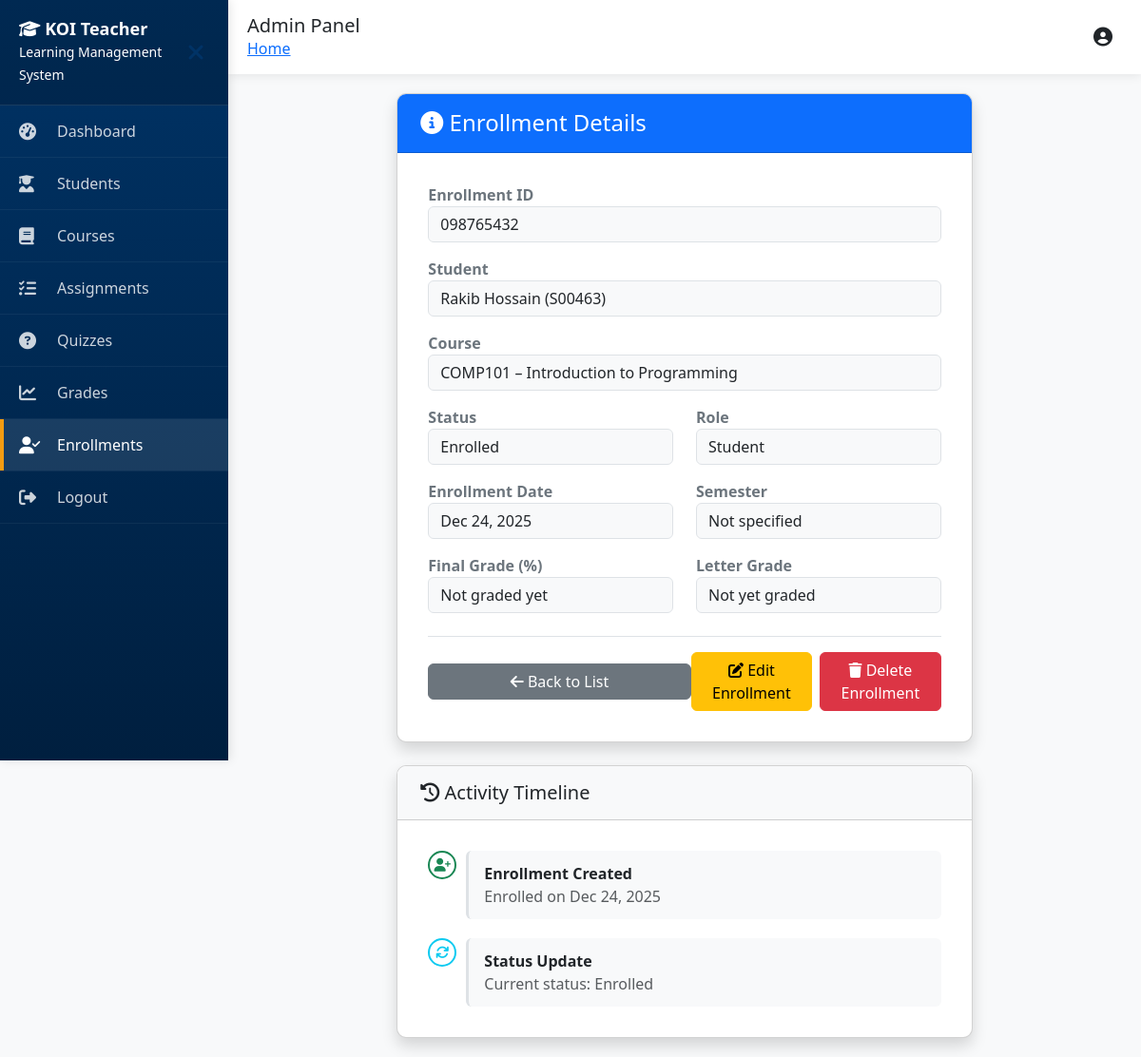
Before: /adminapp/enrollments/23/ with the older database file.
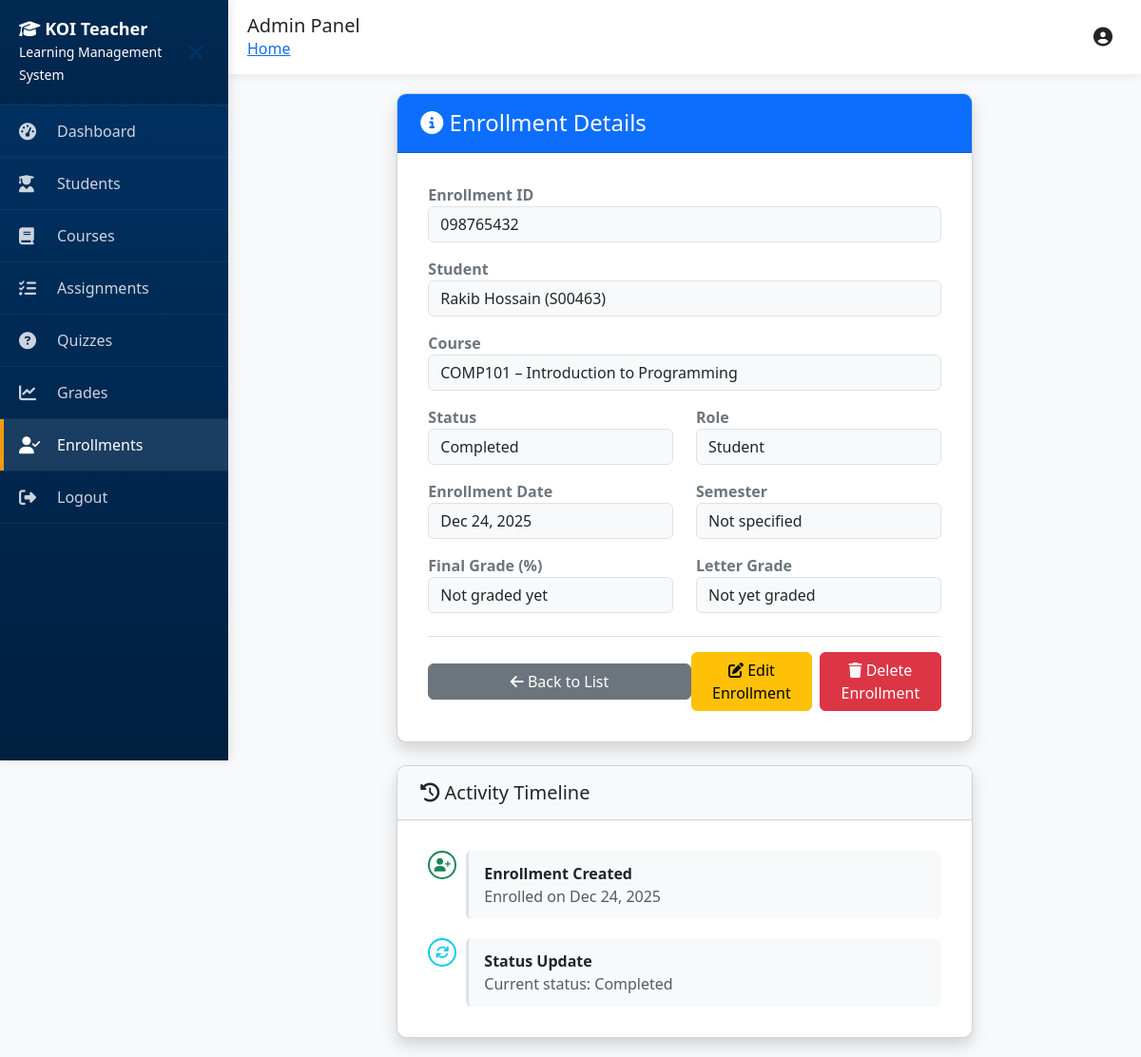
After: the same page with the newer database file.
### lms_core/models.py (models this page shows, shortened)
class Enrollment(models.Model):
    enrollment_id = models.CharField(max_length=20, unique=True)
    student = models.ForeignKey(Student, on_delete=models.CASCADE, related_name='enrollments')
    course = models.ForeignKey(Course, on_delete=models.CASCADE, related_name='enrollments')
    enrollment_date = models.DateField()
    role = models.CharField(max_length=20, default='Student')
    status = models.CharField(max_length=20, default='Enrolled')
    final_grade = models.DecimalField(max_digits=5, decimal_places=2, null=True, blank=True)
    class Meta:
        unique_together = ['student', 'course']
        ordering = ['-enrollment_date']

class Student(models.Model):
    user = models.OneToOneField(User, on_delete=models.CASCADE, related_name='student_profile')
    student_id = models.CharField(max_length=20, unique=True)
    phone = models.CharField(max_length=20, blank=True)
    date_of_birth = models.DateField(null=True, blank=True)
    program = models.CharField(max_length=100)
    enrollment_date = models.DateField(default=timezone.now)  # <- default added
    status = models.CharField(max_length=20, default='Active')
    gpa = models.DecimalField(max_digits=3, decimal_places=2, default=0.0)
    address = models.TextField(blank=True)
    postcode = models.CharField(max_length=10, blank=True)
    state = models.CharField(max_length=10, blank=True)
    international = models.BooleanField(default=False)
    scholarship = models.BooleanField(default=False)
    class Meta:
        ordering = ['student_id']

class Course(models.Model):
    course_id = models.CharField(max_length=50, unique=True)
    course_code = models.CharField(max_length=20)
    course_name = models.CharField(max_length=200)
    instructor = models.CharField(max_length=100)
    term = models.CharField(max_length=50)
    level = models.IntegerField()
    credits = models.IntegerField()
    department = models.CharField(max_length=50)
    max_students = models.IntegerField(default=50)
    enrolled_count = models.IntegerField(default=0)
    mode = models.CharField(max_length=20, default='On-campus')
    start_date = models.DateField()
    end_date = models.DateField()
    description = models.TextField()
    class Meta:
        ordering = ['course_code', 'term']

### adminapp/views.py (the view)
# urls.py: path("enrollments/<int:pk>/", views.enrollment_detail, name="enrollment_detail"),
def enrollment_detail(request, pk):
    enrollment = Enrollment.objects.get(pk=pk)
    return render(request, "adminapp/enrollments/detail.html", {"enrollment": enrollment})

### adminapp/templates/adminapp/enrollments/detail.html (shortened to what this page needs)
{% extends 'adminapp/base.html' %}
{% load static %}
{% block content %}
<div class="row justify-content-center">
    <div class="col-12 col-lg-10 col-xl-8">
        <div class="card shadow mb-4">
            <div class="card-header bg-primary text-white">
                <h4 class="mb-0">
                    <i class="fas fa-info-circle"></i> Enrollment Details
                </h4>
            </div>
            <div class="card-body">
                <div class="mb-3">
                    <label class="fw-bold text-secondary">Enrollment ID</label>
                    <div class="form-control bg-light">{{ enrollment.enrollment_id }}</div>
                </div>
                <div class="mb-3">
                    <label class="fw-bold text-secondary">Student</label>
                    <div class="form-control bg-light">
                        {{ enrollment.student.user.get_full_name }}
                        ({{ enrollment.student.student_id }})
                    </div>
                </div>
                <div class="mb-3">
                    <label class="fw-bold text-secondary">Course</label>
                    <div class="form-control bg-light">
                        {{ enrollment.course.course_code }} – {{ enrollment.course.course_name }}
                    </div>
                </div>
                <div class="row mb-3">
                    <div class="col-12 col-md-6 mb-3 mb-md-0">
                        <label class="fw-bold text-secondary">Status</label>
                        <div class="form-control bg-light">{{ enrollment.status }}</div>
                    </div>
                    <div class="col-12 col-md-6">
                        <label class="fw-bold text-secondary">Role</label>
                        <div class="form-control bg-light">{{ enrollment.role }}</div>
                    </div>
                </div>
                <div class="row mb-3">
                    <div class="col-12 col-md-6">
                        <label class="fw-bold text-secondary">Enrollment Date</label>
                        <div class="form-control bg-light">
                            {{ enrollment.enrollment_date|date:"M d, Y" }}
                        </div>
                    </div>
                    <div class="col-12 col-md-6 mt-3 mt-md-0">
                        <label class="fw-bold text-secondary">Semester</label>
                        <div class="form-control bg-light">
                            {{ enrollment.course.semester|default:"Not specified" }}
                        </div>
                    </div>
                </div>
                <div class="row mb-3">
                    <div class="col-12 col-md-6 mb-3 mb-md-0">
                        <label class="fw-bold text-secondary">Final Grade (%)</label>
                        <div class="form-control bg-light">
                            {% if enrollment.final_grade %}
                                {{ enrollment.final_grade }}%
                            {% else %}
                                Not graded yet
                            {% endif %}
                        </div>
                    </div>
                    <div class="col-12 col-md-6">
                        <label class="fw-bold text-secondary">Letter Grade</label>
                        <div class="form-control bg-light">
                            {% if enrollment.final_grade %}
                                {% if enrollment.final_grade >= 85 %}HD - High Distinction
                                {% elif enrollment.final_grade >= 75 %}D - Distinction
                                {% elif enrollment.final_grade >= 65 %}C - Credit
                                {% elif enrollment.final_grade >= 50 %}P - Pass
                                {% else %}F - Fail{% endif %}
                            {% else %}
                                Not yet graded
                            {% endif %}
                        </div>
                    </div>
                </div>
                <div class="d-flex flex-column flex-md-row justify-content-between align-items-center mt-4 pt-3 border-top">
                    <a href="{% url 'enrollment_list' %}" class="btn btn-secondary mb-3 mb-md-0 w-100 w-md-auto">
                        <i class="fas fa-arrow-left"></i> Back to List
                    </a>
                    <div class="d-flex flex-column flex-md-row gap-2 w-100 w-md-auto">
                        <a href="{% url 'enrollment_edit' enrollment.pk %}" class="btn btn-warning w-100 w-md-auto">
                            <i class="fas fa-edit"></i> Edit Enrollment
                        </a>
                        <a href="{% url 'enrollment_delete' enrollment.pk %}" class="btn btn-danger w-100 w-md-auto">
                            <i class="fas fa-trash"></i> Delete Enrollment
                        </a>
                    </div>
                </div>
            </div>
        </div>
        <div class="card shadow">
            <div class="card-header bg-light">
                <h5 class="mb-0"><i class="fas fa-history"></i> Activity Timeline</h5>
            </div>
            <div class="card-body">
                <div class="timeline">
                    <div class="timeline-item">
                        <i class="fas fa-user-plus text-success"></i>
                        <div class="timeline-content">
                            <div class="fw-bold">Enrollment Created</div>
                            <div class="text-muted">Enrolled on {{ enrollment.enrollment_date|date:"M d, Y" }}</div>
                        </div>
                    </div>
                    <div class="timeline-item">
                        <i class="fas fa-sync text-info"></i>
                        <div class="timeline-content">
                            <div class="fw-bold">Status Update</div>
                            <div class="text-muted">Current status: {{ enrollment.status }}</div>
                        </div>
                    </div>
                </div>
            </div>
        </div>
    </div>
</div>
{% endblock %}

### adminapp/templates/adminapp/base.html (shortened to what this page needs)
<!DOCTYPE html>
<html lang="en">
<head>
    <link href="https://cdn.jsdelivr.net/npm/bootstrap@5.3.0/dist/css/bootstrap.min.css" rel="stylesheet">
    <link rel="stylesheet" href="https://cdnjs.cloudflare.com/ajax/libs/font-awesome/6.4.0/css/all.min.css">
</head>
<body>
    <div class="sidebar" id="sidebar">
        <div class="sidebar-header">
            <div>
                <h4><i class="fas fa-graduation-cap"></i> KOI Teacher</h4>
                <small>Learning Management System</small>
            </div>
            <button class="menu-toggle d-none d-md-block" id="sidebarToggle">
                <i class="fas fa-times"></i>
            </button>
        </div>
        <ul class="sidebar-menu">
            <li>
                <a href="{% url 'admin_dashboard' %}" class="{% if request.resolver_match.url_name == 'admin_dashboard' %}active{% endif %}">
                    <i class="fas fa-tachometer-alt"></i>
                    <span>Dashboard</span>
                </a>
            </li>
            <li>
                <a href="{% url 'student_list' %}" class="{% if 'student' in request.path %}active{% endif %}">
                    <i class="fas fa-user-graduate"></i>
                    <span>Students</span>
                </a>
            </li>
            <li>
                <a href="{% url 'course_list' %}" class="{% if 'course' in request.path %}active{% endif %}">
                    <i class="fas fa-book"></i>
                    <span>Courses</span>
                </a>
            </li>
            <li>
                <a href="{% url 'assignment_list' %}" class="{% if 'assignment' in request.path %}active{% endif %}">
                    <i class="fas fa-tasks"></i>
                    <span>Assignments</span>
                </a>
            </li>
            <li>
                <a href="{% url 'quiz_list' %}" class="{% if 'quiz' in request.path %}active{% endif %}">
                    <i class="fas fa-question-circle"></i>
                    <span>Quizzes</span>
                </a>
            </li>
            <li>
                <a href="{% url 'grade_list' %}" class="{% if 'grade' in request.path %}active{% endif %}">
                    <i class="fas fa-chart-line"></i>
                    <span>Grades</span>
                </a>
            </li>
            <li>
                <a href="{% url 'enrollment_list' %}" class="{% if 'enrollment' in request.path %}active{% endif %}">
                    <i class="fas fa-user-check"></i>
                    <span>Enrollments</span>
                </a>
            </li>
            <li>
                <a href="{% url 'admin_logout' %}">
                    <i class="fas fa-sign-out-alt"></i>
                    <span>Logout</span>
                </a>
            </li>
        </ul>
    </div>
    <div class="main-content" id="mainContent">
        <div class="top-navbar">
            <div class="d-flex align-items-center">
                <div>
                    <h5 class="mb-0">{% block page_title %}Admin Panel{% endblock %}</h5>
                    <nav aria-label="breadcrumb">
                        <ol class="breadcrumb mb-0">
                            <li class="breadcrumb-item"><a href="{% url 'admin_dashboard' %}">Home</a></li>
                        </ol>
                    </nav>
                </div>
            </div>
            <div class="user-info">
                <i class="fas fa-user-circle"></i>
            </div>
        </div>
        <div class="content-area">
            {% block content %}{% endblock %}
        </div>
    </div>
</body>
</html>

### adminapp/templates/adminapp/base.html (style rules this page uses)
:root { --primary-color: #003366; --secondary-color: #2980b9; --success-color: #27ae60; --danger-color: #c0392b; --warning-color: #f39c12; --light-bg: #f8f9fa; --sidebar-width: 260px; --sidebar-collapsed-width: 70px; }
* { margin: 0; padding: 0; box-sizing: border-box; }
body { font-family: 'Segoe UI', Tahoma, Geneva, Verdana, sans-serif; background-color: var(--light-bg); overflow-x: hidden; }
.sidebar { position: fixed; top: 0; left: 0; height: 100vh; width: var(--sidebar-width); background: linear-gradient(180deg, var(--primary-color) 0%, #001f3f 100%); color: white; overflow-y: auto; z-index: 1050; box-shadow: 2px 0 10px rgba(0,0,0,0.1); transition: all 0.3s ease; }
.sidebar-header { padding: 20px; background: rgba(0,0,0,0.2); border-bottom: 1px solid rgba(255,255,255,0.1); display: flex; align-items: center; justify-content: space-between; min-height: 80px; }
.sidebar-header h4 { margin: 0; font-weight: 600; color: white; font-size: 18px; white-space: nowrap; overflow: hidden; text-overflow: ellipsis; }
.sidebar-menu { padding: 0; margin: 0; list-style: none; }
.sidebar-menu li { border-bottom: 1px solid rgba(255,255,255,0.05); }
.sidebar-menu a { display: flex; align-items: center; padding: 15px 20px; color: rgba(255,255,255,0.8); text-decoration: none; transition: all 0.3s; white-space: nowrap; }
.sidebar-menu a:hover, .sidebar-menu a.active { background: rgba(255,255,255,0.1); color: white; border-left: 4px solid var(--warning-color); padding-left: 16px; }
.sidebar-menu i { width: 30px; font-size: 18px; flex-shrink: 0; }
.sidebar-menu span { margin-left: 10px; transition: opacity 0.3s; }
.main-content { margin-left: var(--sidebar-width); min-height: 100vh; transition: all 0.3s ease; }
.top-navbar { background: white; padding: 15px 20px; box-shadow: 0 2px 10px rgba(0,0,0,0.08); display: flex; justify-content: space-between; align-items: center; position: sticky; top: 0; z-index: 1040; min-height: 70px; }
.content-area { padding: 20px; }
.menu-toggle { display: none; background: none; border: none; color: var(--primary-color); font-size: 24px; cursor: pointer; padding: 5px; }
.breadcrumb { background: none; padding: 0; margin: 0; flex-wrap: nowrap; }
.breadcrumb-item { white-space: nowrap; }
.user-info { display: flex; align-items: center; gap: 10px; }
.user-info i { font-size: 20px; }
@media (max-width: 1279px) and (min-width: 992px) { .sidebar { width: 240px; } }
@media (max-width: 1279px) and (min-width: 992px) { .main-content { margin-left: 240px; } }

### adminapp/templates/adminapp/enrollments/detail.html (style rules this page uses)
.timeline { position: relative; padding-left: 40px; }
.timeline-item { position: relative; padding-bottom: 20px; }
.timeline-item:last-child { padding-bottom: 0; }
.timeline-item i { position: absolute; left: -40px; width: 30px; height: 30px; border-radius: 50%; display: flex; align-items: center; justify-content: center; background: white; border: 2px solid currentColor; font-size: 14px; }
.timeline-content { background: #f8f9fa; padding: 12px 16px; border-radius: 6px; border-left: 3px solid #dee2e6; }
@media (min-width: 992px) { .card { border-radius: 10px; overflow: hidden; } }
@media (min-width: 992px) { .card-header { padding: 1rem 1.5rem; } }
@media (min-width: 992px) { .card-body { padding: 1.5rem; } }
@media (min-width: 992px) { .btn { min-width: 120px; } }
@media (min-width: 1200px) { .card-body { padding: 2rem; } }

Changed rows visible on the page:
changed Enrollment "Student": status "Enrolled" → "Completed"
